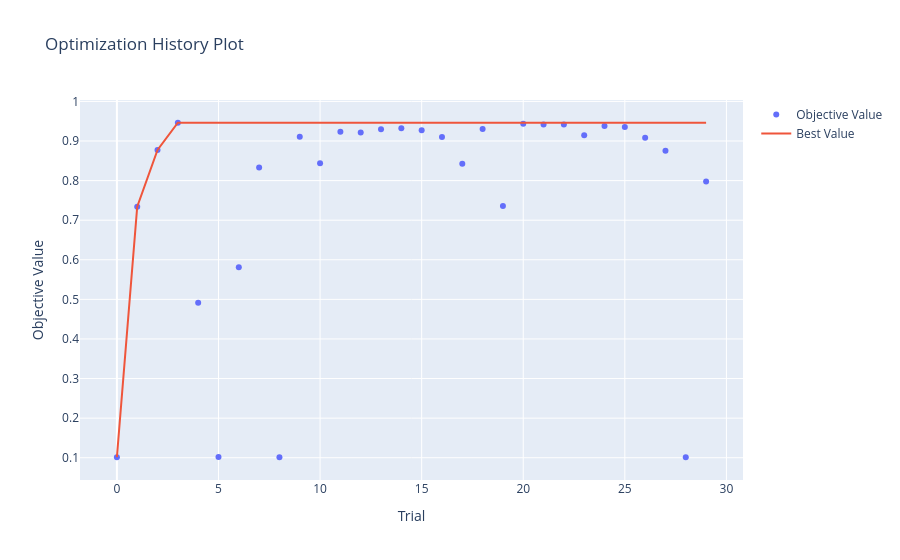
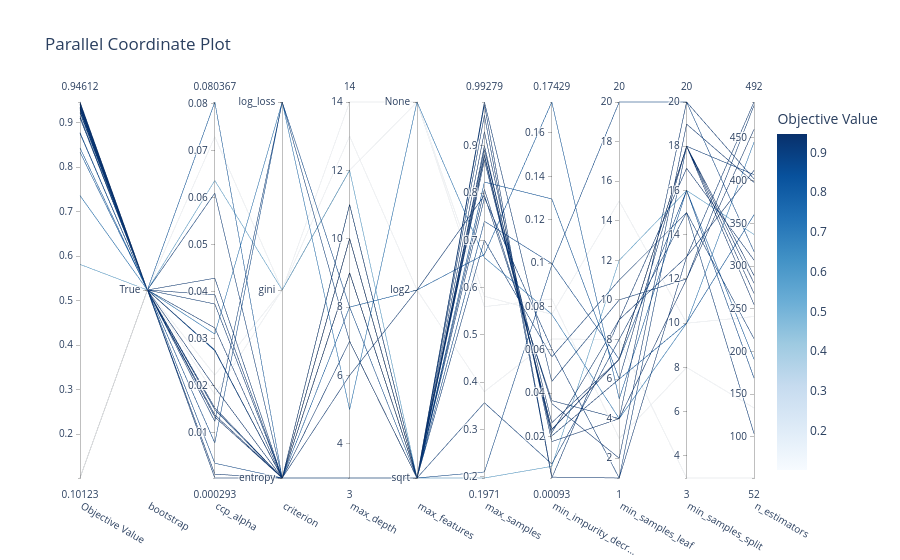
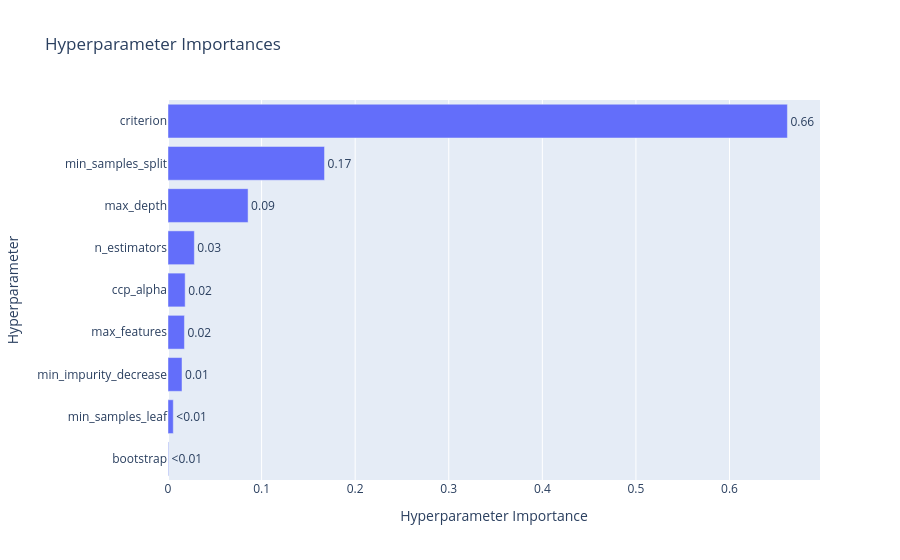

Write notebook code for charts like these, in order.
### Code cell
visualize(rf_study)

### Figure 1 — Plotly figure (JSON) as saved in the notebook; plotly's stock layout.template omitted (floating-point values rounded to 4 significant figures)
{"data": [{"mode": "markers", "name": "Objective Value", "type": "scatter", "x": [0, 1, 2, 3, 4, 5, 6, 7, 8, 9, 10, 11, 12, 13, 14, 15, 16, 17, 18, 19, 20, 21, 22, 23, 24, 25, 26, 27, 28, 29], "y": [0.1015, 0.7342, 0.8773, 0.9461, 0.4918, 0.102, 0.5812, 0.8334, 0.1015, 0.9105, 0.8436, 0.9234, 0.9218, 0.9296, 0.932, 0.9273, 0.9103, 0.8428, 0.9302, 0.7358, 0.9438, 0.9414, 0.9419, 0.9145, 0.938, 0.9351, 0.9085, 0.8755, 0.1012, 0.7978]}, {"mode": "lines", "name": "Best Value", "type": "scatter", "x": [0, 1, 2, 3, 4, 5, 6, 7, 8, 9, 10, 11, 12, 13, 14, 15, 16, 17, 18, 19, 20, 21, 22, 23, 24, 25, 26, 27, 28, 29], "y": [0.1015, 0.7342, 0.8773, 0.9461, 0.9461, 0.9461, 0.9461, 0.9461, 0.9461, 0.9461, 0.9461, 0.9461, 0.9461, 0.9461, 0.9461, 0.9461, 0.9461, 0.9461, 0.9461, 0.9461, 0.9461, 0.9461, 0.9461, 0.9461, 0.9461, 0.9461, 0.9461, 0.9461, 0.9461, 0.9461]}, {"marker": {"color": "#cccccc"}, "mode": "markers", "name": "Infeasible Trial", "showlegend": false, "type": "scatter", "x": [], "y": []}], "layout": {"autosize": true, "title": {"text": "Optimization History Plot"}, "xaxis": {"autorange": true, "range": [-1.77, 30.77], "title": {"text": "Trial"}, "type": "linear"}, "yaxis": {"autorange": true, "range": [0.03151, 1.016], "title": {"text": "Objective Value"}, "type": "linear"}}}

### Figure 2 — Plotly figure (JSON) as saved in the notebook; plotly's stock layout.template omitted (floating-point values rounded to 4 significant figures)
{"data": [{"dimensions": [{"label": "Objective Value", "range": [0.1012, 0.9461], "values": [0.8773, 0.9461, 0.102, 0.5812, 0.8334, 0.1015, 0.9105, 0.9234, 0.9218, 0.9296, 0.932, 0.9273, 0.9103, 0.8428, 0.7358, 0.9438, 0.9414, 0.9419, 0.9145, 0.938, 0.9351, 0.8755, 0.1012]}, {"label": "bootstrap", "range": [0, 0], "ticktext": ["True"], "tickvals": [0], "values": [0, 0, 0, 0, 0, 0, 0, 0, 0, 0, 0, 0, 0, 0, 0, 0, 0, 0, 0, 0, 0, 0, 0]}, {"label": "ccp_alpha", "range": [0.0002933, 0.08037], "values": [0.003439, 0.0196, 0.07296, 0.06364, 0.08037, 0.02221, 0.06096, 0.04284, 0.03735, 0.03931, 0.001099, 0.0002933, 0.01235, 0.0274, 0.03095, 0.01374, 0.01331, 0.01522, 0.01484, 0.02755, 0.03227, 0.007771, 0.01807]}, {"label": "criterion", "range": [0, 2], "ticktext": ["entropy", "gini", "log_loss"], "tickvals": [0, 1, 2], "values": [0, 0, 1, 1, 0, 1, 0, 0, 0, 0, 0, 0, 2, 0, 2, 0, 0, 0, 0, 0, 0, 2, 1]}, {"label": "max_depth", "range": [3, 14], "values": [3, 9, 13, 12, 8, 14, 9, 10, 11, 10, 7, 6, 7, 3, 5, 9, 9, 10, 11, 9, 10, 8, 12]}, {"label": "max_features", "range": [0, 2], "ticktext": ["sqrt", "log2", "None"], "tickvals": [0, 1, 2], "values": [0, 0, 1, 0, 1, 2, 0, 0, 0, 0, 0, 1, 0, 0, 2, 0, 0, 0, 0, 0, 0, 0, 2]}, {"label": "max_samples", "range": [0.1971, 0.9928], "values": [0.2098, 0.9297, 0.3799, 0.1971, 0.6701, 0.5597, 0.3564, 0.9647, 0.9928, 0.9871, 0.808, 0.7952, 0.7901, 0.8233, 0.6634, 0.8693, 0.8918, 0.8811, 0.7005, 0.9002, 0.8781, 0.7403, 0.5816]}, {"label": "min_impurity_decr...", "range": [0.0009256, 0.1743], "values": [0.09904, 0.0177, 0.06504, 0.006286, 0.1743, 0.08348, 0.007377, 0.0009256, 0.04543, 0.001332, 0.03524, 0.03661, 0.06038, 0.1296, 0.07641, 0.02319, 0.02643, 0.02337, 0.05676, 0.02033, 0.0218, 0.09983, 0.0764]}, {"label": "min_samples_leaf", "range": [1, 20], "values": [20, 4, 8, 12, 5, 3, 8, 9, 10, 1, 2, 4, 1, 6, 4, 7, 7, 7, 11, 6, 9, 7, 15]}, {"label": "min_samples_split", "range": [3, 20], "values": [20, 12, 3, 16, 16, 8, 15, 13, 12, 13, 19, 20, 18, 10, 10, 18, 18, 18, 15, 18, 17, 16, 10]}, {"label": "n_estimators", "range": [52, 492], "values": [317, 460, 52, 337, 191, 134, 104, 492, 488, 412, 398, 402, 407, 360, 445, 289, 280, 268, 215, 255, 307, 169, 241]}], "labelangle": 30, "labelside": "bottom", "line": {"color": [0.8773, 0.9461, 0.102, 0.5812, 0.8334, 0.1015, 0.9105, 0.9234, 0.9218, 0.9296, 0.932, 0.9273, 0.9103, 0.8428, 0.7358, 0.9438, 0.9414, 0.9419, 0.9145, 0.938, 0.9351, 0.8755, 0.1012], "colorbar": {"title": {"text": "Objective Value"}}, "colorscale": [[0, "rgb(247,251,255)"], [0.125, "rgb(222,235,247)"], [0.25, "rgb(198,219,239)"], [0.375, "rgb(158,202,225)"], [0.5, "rgb(107,174,214)"], [0.625, "rgb(66,146,198)"], [0.75, "rgb(33,113,181)"], [0.875, "rgb(8,81,156)"], [1, "rgb(8,48,107)"]], "reversescale": false, "showscale": true}, "type": "parcoords"}], "layout": {"autosize": true, "title": {"text": "Parallel Coordinate Plot"}}}

### Figure 3 — Plotly figure (JSON) as saved in the notebook; plotly's stock layout.template omitted (floating-point values rounded to 4 significant figures)
{"data": [{"cliponaxis": false, "hovertemplate": ["bootstrap (CategoricalDistribution): 0.0006052341660352342<extra></extra>", "min_samples_leaf (IntDistribution): 0.005650660841795889<extra></extra>", "min_impurity_decrease (FloatDistribution): 0.014992629692113778<extra></extra>", "max_features (CategoricalDistribution): 0.01756498135638668<extra></extra>", "ccp_alpha (FloatDistribution): 0.01833469032327139<extra></extra>", "n_estimators (IntDistribution): 0.02815636557080402<extra></extra>", "max_depth (IntDistribution): 0.08556694339750404<extra></extra>", "min_samples_split (IntDistribution): 0.1672516112765075<extra></extra>", "criterion (CategoricalDistribution): 0.6618768833755816<extra></extra>"], "name": "Objective Value", "orientation": "h", "text": ["<0.01", "<0.01", "0.01", "0.02", "0.02", "0.03", "0.09", "0.17", "0.66"], "textposition": "outside", "type": "bar", "x": [0.0006052, 0.005651, 0.01499, 0.01756, 0.01833, 0.02816, 0.08557, 0.1673, 0.6619], "y": ["bootstrap", "min_samples_leaf", "min_impurity_decrease", "max_features", "ccp_alpha", "n_estimators", "max_depth", "min_samples_split", "criterion"]}], "layout": {"autosize": true, "title": {"text": "Hyperparameter Importances"}, "xaxis": {"autorange": true, "range": [0, 0.6967], "title": {"text": "Hyperparameter Importance"}, "type": "linear"}, "yaxis": {"autorange": true, "range": [-0.5, 8.5], "title": {"text": "Hyperparameter"}, "type": "category"}}}
